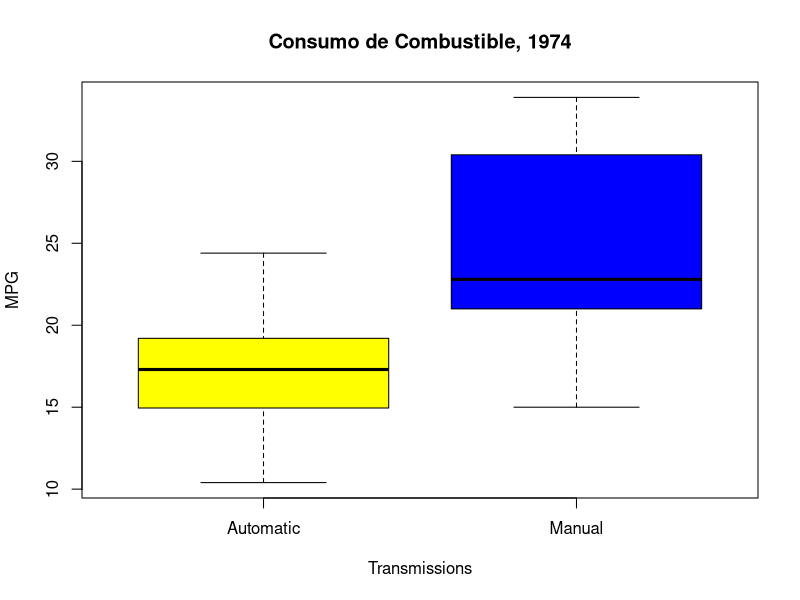
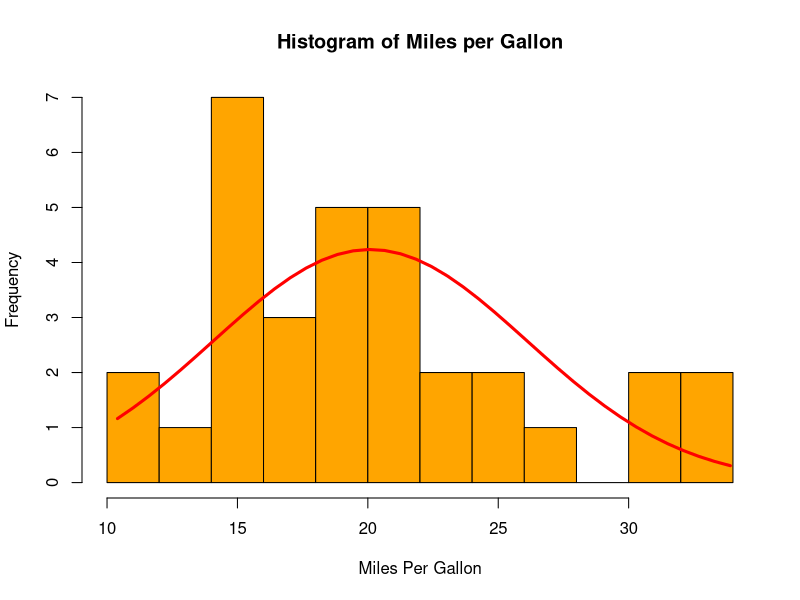
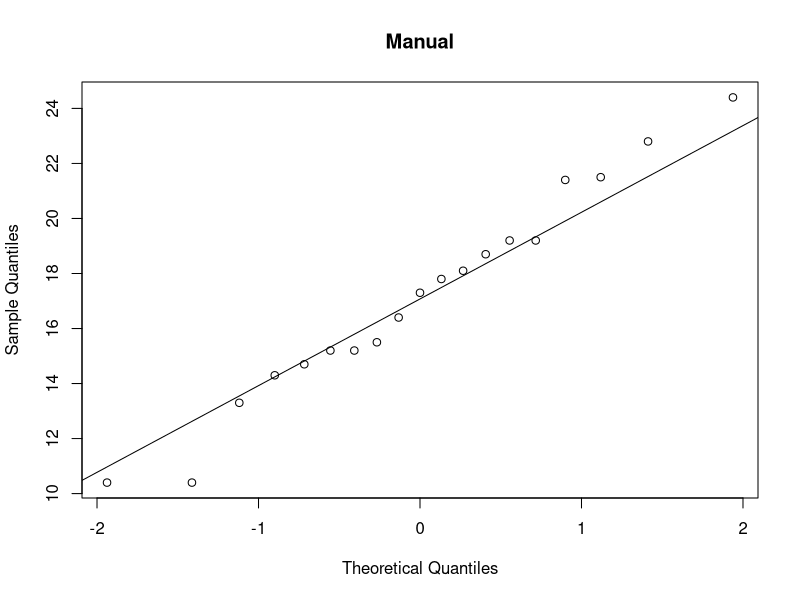
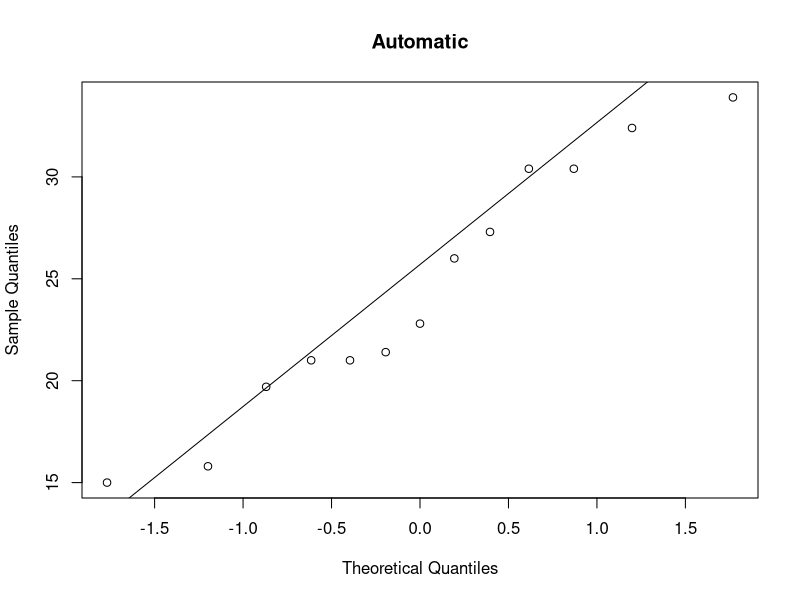
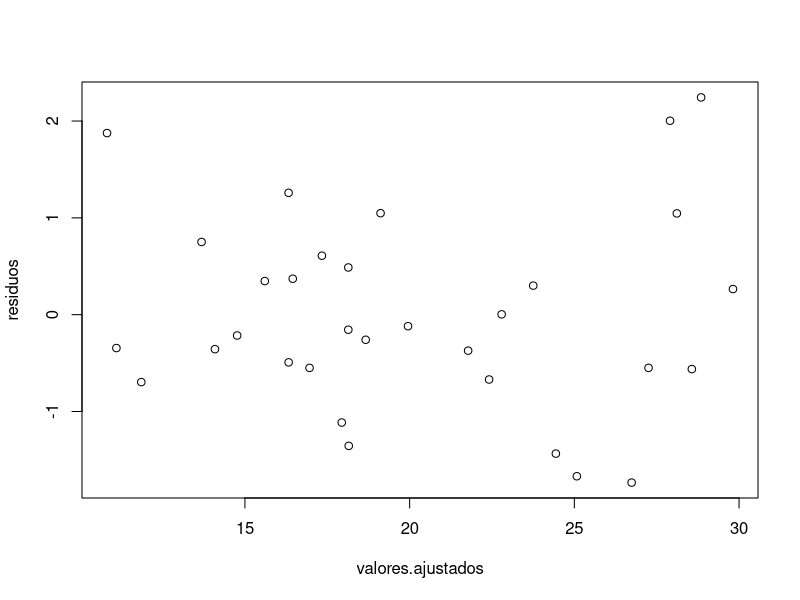
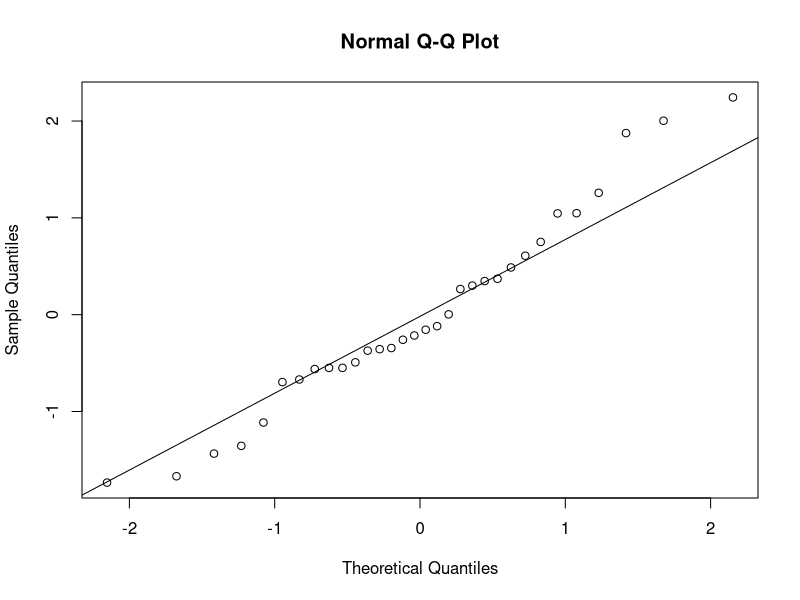
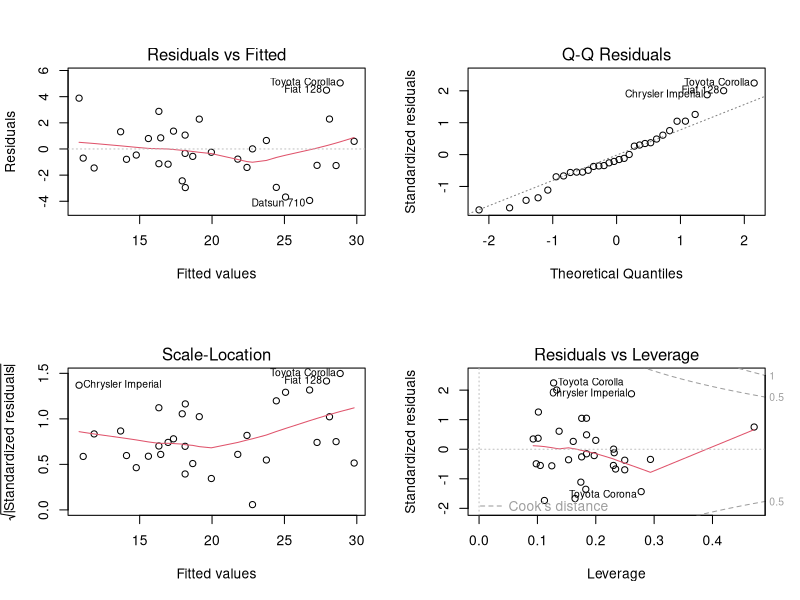

Generate these figures, in order, with R:
## ---- chunk 1
data(mtcars)
attach(mtcars)
summary(mtcars$mpg)
aggregate(mtcars$mpg,list(mtcars$am),summary)

boxplot(mpg ~ am, data=mtcars,outline=TRUE,xlab = "Transmissions",ylab = "MPG",names=c("Automatic","Manual"),col=c("yellow","blue"),main="Consumo de Combustible, 1974")

## ---- chunk 2
histog<-hist(mtcars$mpg, breaks=10, col="orange", xlab="Miles Per Gallon", main="Histogram of Miles per Gallon")

xfit<-seq(min(mtcars$mpg),max(mtcars$mpg),length=40)

yfit<-dnorm(xfit,mean=mean(mtcars$mpg),sd=sd(mtcars$mpg))

yfit <- yfit*diff(histog$mids[1:2])*length(mtcars$mpg)

lines(xfit, yfit, col="red", lwd=3)

## ---- chunk 3
library(stats)

qqnorm( mtcars$mpg[mtcars$am==0], main='Manual')
qqline( mtcars$mpg[mtcars$am==0] )
qqnorm( mtcars$mpg[mtcars$am==1], main='Automatic')
qqline( mtcars$mpg[mtcars$am==1] )

## ---- chunk 4
t.test(mtcars$mpg[mtcars$am==0],mtcars$mpg[mtcars$am==1])
## ---- chunk 5
data(mtcars)
cor(mtcars)
sort(cor(mtcars)[1,])

## ---- chunk 6
cars <- mtcars

cars$am <- as.factor(cars$am)
cars$cyl <- as.factor(cars $cyl) 
cars$vs <- as.factor(cars $vs) 
cars$am <- as.factor(cars $am) 
cars$gear <- as.factor(cars $gear)
cars$carb <- as.factor(cars $carb)

## ---- chunk 7
library(MASS)
fit1 <- lm(mpg ~ ., data=cars)
fit2 <- lm(mpg ~ 1, data=cars)
met1 <- stepAIC(fit1,direction="backward")
met2<-stepAIC(fit2,direction="forward",scope=list(upper=fit1,lower=fit2))

## ---- chunk 8
fit3<-lm(mpg ~ wt + cyl + hp + am, data=cars)

summary(fit3)

## ---- chunk 9
library(car)

ncvTest(fit3)

residuos <- rstandard(fit3)
valores.ajustados <- fitted(fit3)
plot(valores.ajustados, residuos)


## ---- chunk 10
qqnorm(residuos)
qqline(residuos)

par(mfrow = c(2,2))

plot(fit3)


